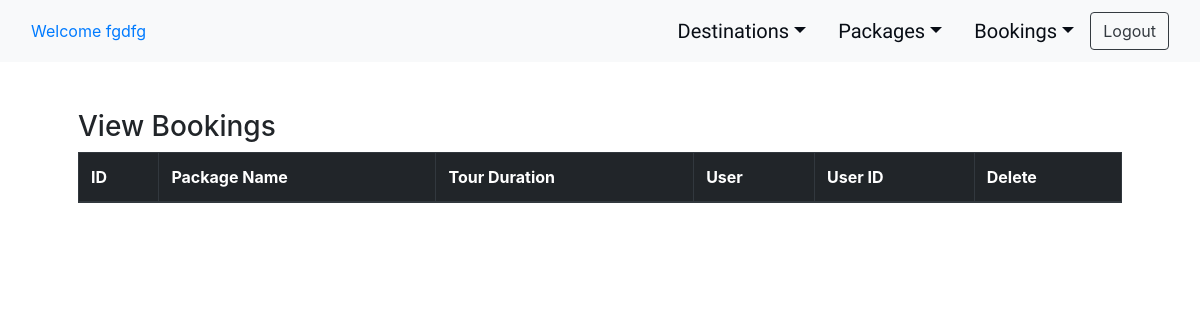
The page /admin/dashboard/view-bookings.php (signed in) on the database as committed earlier.
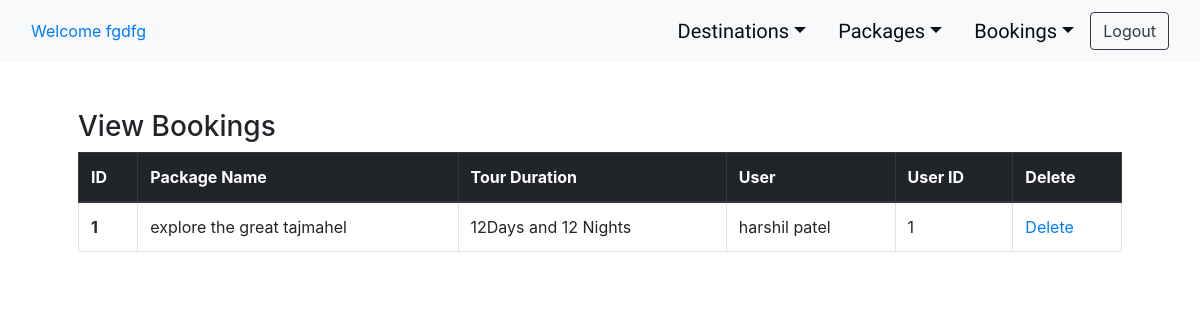
The same page on the database as committed later.
### tables this page shows
CREATE TABLE `pkg_request` (
  `id` int(20) NOT NULL,
  `place_name` mediumtext NOT NULL,
  `tour_days` mediumtext NOT NULL,
  `users` mediumtext NOT NULL,
  `users_id` int(20) NOT NULL
);

### admin/dashboard/view-bookings.php (the view, shortened to what this page needs)
<?php
$result = mysqli_query($dbConnect, "SELECT id, place_name, tour_days, users, users_id FROM pkg_request ORDER BY id desc");
?>
<!DOCTYPE html>
<html lang="en">
<head>
    <link rel="stylesheet" href="../../styles/style.css">
    <link rel="stylesheet" href="../../styles/bootstrap.css">
    <link rel="stylesheet" href="https://use.fontawesome.com/releases/v5.6.3/css/all.css">
</head>
<body>
<?php include_once "navigation-bar.php"; ?>
<div class="container p-5">
    <h3>View Bookings</h3>
    <table class="table table-bordered table-hover">
        <thead class="thead-dark">
            <tr>
                <th scope="col">ID</th>
                <th scope="col">Package Name</th>
                <th scope="col">Tour Duration</th>
                <th scope="col">User</th>
                <th scope="col">User ID</th>
                <th scope="col">Delete</th>
            </tr>
        </thead>
        <tbody>
        <?php
            $count=1;
            while ($row = mysqli_fetch_array($result)){ ?>
            <tr>
                <?php echo "<th scope='row'>".$row['id']."</th>"; ?>
                <?php echo "<td>".$row['place_name']."</td>"; ?>
                <?php echo "<td>".$row['tour_days']."</td>"; ?>
                <?php echo "<td>".$row['users']."</td>"; ?>
                <?php echo "<td>".$row['users_id']."</td>"; ?>
                <td><a href="delete-bookings.php?id=<?php echo $row['id']; ?>&users=<?php echo $row['users_id']; ?>">Delete</a></td>
            </tr>
            <?php $count++; } ?>
        </tbody>
    </table>
</div>
</body>
</html>

Rows that differ between the two databases and show on the page:
added pkg_request: id "1", place_name "explore the great tajmahel", tour_days "12Days and 12 Nights", users "harshil patel", users "1"
